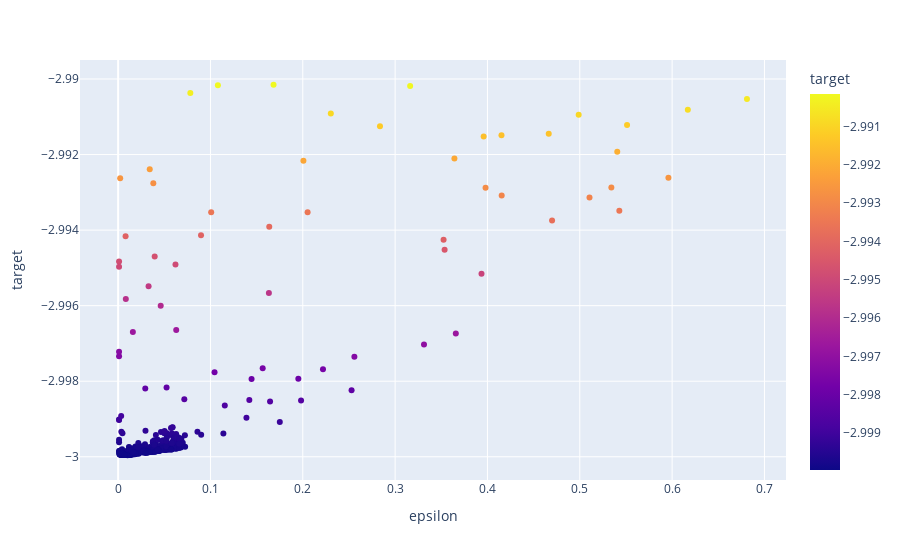

Source (notebook cell):
### Code cell
px.scatter(df2, x="epsilon", y="target", hover_data=['gamma', 'epsilon'], color="target")

### Figure 1 — Plotly figure (JSON) as saved in the notebook; plotly's stock layout.template omitted (floating-point values rounded to 4 significant figures; data arrays with more than 128 entries replaced by an {"elided": "..."} marker saying what was removed)
{"data": [{"customdata": {"elided": "328x1 float values"}, "hovertemplate": "epsilon=%{x}<br>target=%{marker.color}<br>gamma=%{customdata[0]}<extra></extra>", "legendgroup": "", "marker": {"color": {"elided": "328 float values"}, "coloraxis": "coloraxis", "symbol": "circle"}, "mode": "markers", "name": "", "orientation": "v", "showlegend": false, "type": "scatter", "x": {"elided": "328 float values"}, "xaxis": "x", "y": {"elided": "328 float values"}, "yaxis": "y"}], "layout": {"coloraxis": {"colorbar": {"title": {"text": "target"}}, "colorscale": [[0, "#0d0887"], [0.1111, "#46039f"], [0.2222, "#7201a8"], [0.3333, "#9c179e"], [0.4444, "#bd3786"], [0.5556, "#d8576b"], [0.6667, "#ed7953"], [0.7778, "#fb9f3a"], [0.8889, "#fdca26"], [1, "#f0f921"]]}, "legend": {"tracegroupgap": 0}, "margin": {"t": 60}, "xaxis": {"anchor": "y", "domain": [0, 1], "title": {"text": "epsilon"}}, "yaxis": {"anchor": "x", "domain": [0, 1], "title": {"text": "target"}}}}
